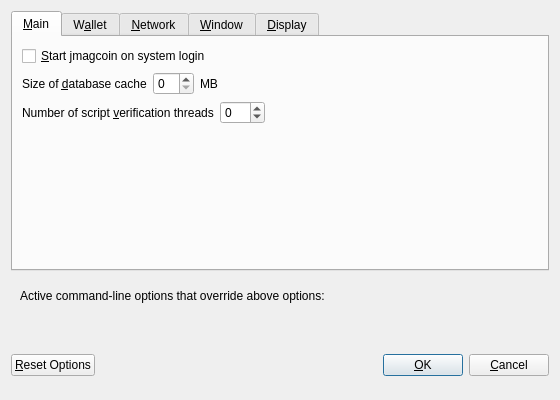
<?xml version="1.0" encoding="UTF-8"?>
<ui version="4.0">
 <class>OptionsDialog</class>
 <widget class="QDialog" name="OptionsDialog">
  <property name="geometry">
   <rect>
    <x>0</x>
    <y>0</y>
    <width>560</width>
    <height>400</height>
   </rect>
  </property>
  <property name="windowTitle">
   <string>Options</string>
  </property>
  <property name="modal">
   <bool>true</bool>
  </property>
  <layout class="QVBoxLayout" name="verticalLayout">
   <item>
    <widget class="QTabWidget" name="tabWidget">
     <property name="currentIndex">
      <number>0</number>
     </property>
     <widget class="QWidget" name="tabMain">
      <attribute name="title">
       <string>&amp;Main</string>
      </attribute>
      <layout class="QVBoxLayout" name="verticalLayout_Main">
       <item>
        <widget class="QCheckBox" name="bitcoinAtStartup">
         <property name="toolTip">
          <string>Automatically start jmagcoin after logging in to the system.</string>
         </property>
         <property name="text">
          <string>&amp;Start jmagcoin on system login</string>
         </property>
        </widget>
       </item>
       <item>
        <layout class="QHBoxLayout" name="horizontalLayout_2_Main">
         <item>
          <widget class="QLabel" name="databaseCacheLabel">
           <property name="text">
            <string>Size of &amp;database cache</string>
           </property>
           <property name="textFormat">
            <enum>Qt::PlainText</enum>
           </property>
           <property name="buddy">
            <cstring>databaseCache</cstring>
           </property>
          </widget>
         </item>
         <item>
          <widget class="QSpinBox" name="databaseCache"/>
         </item>
         <item>
          <widget class="QLabel" name="databaseCacheUnitLabel">
           <property name="text">
            <string>MB</string>
           </property>
           <property name="textFormat">
            <enum>Qt::PlainText</enum>
           </property>
          </widget>
         </item>
         <item>
          <spacer name="horizontalSpacer_2_Main">
           <property name="orientation">
            <enum>Qt::Horizontal</enum>
           </property>
           <property name="sizeHint" stdset="0">
            <size>
             <width>40</width>
             <height>20</height>
            </size>
           </property>
          </spacer>
         </item>
        </layout>
       </item>
       <item>
        <layout class="QHBoxLayout" name="horizontalLayout_3_Main">
         <item>
          <widget class="QLabel" name="threadsScriptVerifLabel">
           <property name="text">
            <string>Number of script &amp;verification threads</string>
           </property>
           <property name="textFormat">
            <enum>Qt::PlainText</enum>
           </property>
           <property name="buddy">
            <cstring>threadsScriptVerif</cstring>
           </property>
          </widget>
         </item>
         <item>
          <widget class="QSpinBox" name="threadsScriptVerif">
           <property name="toolTip">
            <string>Set the number of script verification threads (up to 16, 0 = auto, &lt;0 = leave that many cores free, default: 0)</string>
           </property>
           <property name="minimum">
            <number>-16</number>
           </property>
           <property name="maximum">
            <number>16</number>
           </property>
          </widget>
         </item>
         <item>
          <spacer name="horizontalSpacer_3_Main">
           <property name="orientation">
            <enum>Qt::Horizontal</enum>
           </property>
           <property name="sizeHint" stdset="0">
            <size>
             <width>40</width>
             <height>20</height>
            </size>
           </property>
          </spacer>
         </item>
        </layout>
       </item>
       <item>
        <spacer name="verticalSpacer_Main">
         <property name="orientation">
          <enum>Qt::Vertical</enum>
         </property>
         <property name="sizeHint" stdset="0">
          <size>
           <width>20</width>
           <height>40</height>
          </size>
         </property>
        </spacer>
       </item>
      </layout>
     </widget>
     <widget class="QWidget" name="tabWallet">
      <attribute name="title">
       <string>W&amp;allet</string>
      </attribute>
      <layout class="QVBoxLayout" name="verticalLayout_Wallet">
       <item>
        <widget class="QLabel" name="transactionFeeInfoLabel">
         <property name="text">
          <string>Optional transaction fee per kB that helps make sure your transactions are processed quickly. Most transactions are 1 kB.</string>
         </property>
         <property name="textFormat">
          <enum>Qt::PlainText</enum>
         </property>
         <property name="wordWrap">
          <bool>true</bool>
         </property>
        </widget>
       </item>
       <item>
        <layout class="QHBoxLayout" name="horizontalLayout_1_Wallet">
         <item>
          <widget class="QLabel" name="transactionFeeLabel">
           <property name="text">
            <string>Pay transaction &amp;fee</string>
           </property>
           <property name="textFormat">
            <enum>Qt::PlainText</enum>
           </property>
           <property name="buddy">
            <cstring>transactionFee</cstring>
           </property>
          </widget>
         </item>
         <item>
          <widget class="BitcoinAmountField" name="transactionFee"/>
         </item>
         <item>
          <spacer name="horizontalSpacer_1_Wallet">
           <property name="orientation">
            <enum>Qt::Horizontal</enum>
           </property>
           <property name="sizeHint" stdset="0">
            <size>
             <width>40</width>
             <height>20</height>
            </size>
           </property>
          </spacer>
         </item>
        </layout>
       </item>
       <item>
        <widget class="QLabel" name="spendZeroConfChangeInfoLabel">
         <property name="text">
          <string>If you disable the spending of unconfirmed change, the change from a transaction cannot be used until that transaction has at least one confirmation. This also affects how your balance is computed.</string>
         </property>
         <property name="textFormat">
          <enum>Qt::PlainText</enum>
         </property>
         <property name="wordWrap">
          <bool>true</bool>
         </property>
        </widget>
       </item>
       <item>
        <widget class="QCheckBox" name="spendZeroConfChange">
         <property name="text">
          <string>&amp;Spend unconfirmed change (experts only)</string>
         </property>
        </widget>
       </item>
       <item>
        <spacer name="verticalSpacer_Wallet">
         <property name="orientation">
          <enum>Qt::Vertical</enum>
         </property>
         <property name="sizeHint" stdset="0">
          <size>
           <width>20</width>
           <height>40</height>
          </size>
         </property>
        </spacer>
       </item>
      </layout>
     </widget>
     <widget class="QWidget" name="tabNetwork">
      <attribute name="title">
       <string>&amp;Network</string>
      </attribute>
      <layout class="QVBoxLayout" name="verticalLayout_Network">
       <item>
        <widget class="QCheckBox" name="mapPortUpnp">
         <property name="toolTip">
          <string>Automatically open the jmagcoin client port on the router. This only works when your router supports UPnP and it is enabled.</string>
         </property>
         <property name="text">
          <string>Map port using &amp;UPnP</string>
         </property>
        </widget>
       </item>
       <item>
        <widget class="QCheckBox" name="connectSocks">
         <property name="toolTip">
          <string>Connect to the jmagcoin network through a SOCKS proxy.</string>
         </property>
         <property name="text">
          <string>&amp;Connect through SOCKS proxy (default proxy):</string>
         </property>
        </widget>
       </item>
       <item>
        <layout class="QHBoxLayout" name="horizontalLayout_1_Network">
         <item>
          <widget class="QLabel" name="proxyIpLabel">
           <property name="text">
            <string>Proxy &amp;IP:</string>
           </property>
           <property name="textFormat">
            <enum>Qt::PlainText</enum>
           </property>
           <property name="buddy">
            <cstring>proxyIp</cstring>
           </property>
          </widget>
         </item>
         <item>
          <widget class="QValidatedLineEdit" name="proxyIp">
           <property name="minimumSize">
            <size>
             <width>140</width>
             <height>0</height>
            </size>
           </property>
           <property name="maximumSize">
            <size>
             <width>140</width>
             <height>16777215</height>
            </size>
           </property>
           <property name="toolTip">
            <string>IP address of the proxy (e.g. IPv4: 127.0.0.1 / IPv6: ::1)</string>
           </property>
          </widget>
         </item>
         <item>
          <widget class="QLabel" name="proxyPortLabel">
           <property name="text">
            <string>&amp;Port:</string>
           </property>
           <property name="textFormat">
            <enum>Qt::PlainText</enum>
           </property>
           <property name="buddy">
            <cstring>proxyPort</cstring>
           </property>
          </widget>
         </item>
         <item>
          <widget class="QLineEdit" name="proxyPort">
           <property name="minimumSize">
            <size>
             <width>55</width>
             <height>0</height>
            </size>
           </property>
           <property name="maximumSize">
            <size>
             <width>55</width>
             <height>16777215</height>
            </size>
           </property>
           <property name="toolTip">
            <string>Port of the proxy (e.g. 9050)</string>
           </property>
          </widget>
         </item>
         <item>
          <widget class="QLabel" name="socksVersionLabel">
           <property name="text">
            <string>SOCKS &amp;Version:</string>
           </property>
           <property name="textFormat">
            <enum>Qt::PlainText</enum>
           </property>
           <property name="buddy">
            <cstring>socksVersion</cstring>
           </property>
          </widget>
         </item>
         <item>
          <widget class="QValueComboBox" name="socksVersion">
           <property name="toolTip">
            <string>SOCKS version of the proxy (e.g. 5)</string>
           </property>
          </widget>
         </item>
         <item>
          <spacer name="horizontalSpacer_1_Network">
           <property name="orientation">
            <enum>Qt::Horizontal</enum>
           </property>
           <property name="sizeHint" stdset="0">
            <size>
             <width>40</width>
             <height>20</height>
            </size>
           </property>
          </spacer>
         </item>
        </layout>
       </item>
       <item>
        <spacer name="verticalSpacer_Network">
         <property name="orientation">
          <enum>Qt::Vertical</enum>
         </property>
         <property name="sizeHint" stdset="0">
          <size>
           <width>20</width>
           <height>40</height>
          </size>
         </property>
        </spacer>
       </item>
      </layout>
     </widget>
     <widget class="QWidget" name="tabWindow">
      <attribute name="title">
       <string>&amp;Window</string>
      </attribute>
      <layout class="QVBoxLayout" name="verticalLayout_Window">
       <item>
        <widget class="QCheckBox" name="minimizeToTray">
         <property name="toolTip">
          <string>Show only a tray icon after minimizing the window.</string>
         </property>
         <property name="text">
          <string>&amp;Minimize to the tray instead of the taskbar</string>
         </property>
        </widget>
       </item>
       <item>
        <widget class="QCheckBox" name="minimizeOnClose">
         <property name="toolTip">
          <string>Minimize instead of exit the application when the window is closed. When this option is enabled, the application will be closed only after selecting Quit in the menu.</string>
         </property>
         <property name="text">
          <string>M&amp;inimize on close</string>
         </property>
        </widget>
       </item>
       <item>
        <spacer name="verticalSpacer_Window">
         <property name="orientation">
          <enum>Qt::Vertical</enum>
         </property>
         <property name="sizeHint" stdset="0">
          <size>
           <width>20</width>
           <height>40</height>
          </size>
         </property>
        </spacer>
       </item>
      </layout>
     </widget>
     <widget class="QWidget" name="tabDisplay">
      <attribute name="title">
       <string>&amp;Display</string>
      </attribute>
      <layout class="QVBoxLayout" name="verticalLayout_Display">
       <item>
        <layout class="QHBoxLayout" name="horizontalLayout_1_Display">
         <item>
          <widget class="QLabel" name="langLabel">
           <property name="text">
            <string>User Interface &amp;language:</string>
           </property>
           <property name="textFormat">
            <enum>Qt::PlainText</enum>
           </property>
           <property name="buddy">
            <cstring>lang</cstring>
           </property>
          </widget>
         </item>
         <item>
          <widget class="QValueComboBox" name="lang">
           <property name="toolTip">
            <string>The user interface language can be set here. This setting will take effect after restarting jmagcoin.</string>
           </property>
          </widget>
         </item>
        </layout>
       </item>
       <item>
        <layout class="QHBoxLayout" name="horizontalLayout_2_Display">
         <item>
          <widget class="QLabel" name="unitLabel">
           <property name="text">
            <string>&amp;Unit to show amounts in:</string>
           </property>
           <property name="textFormat">
            <enum>Qt::PlainText</enum>
           </property>
           <property name="buddy">
            <cstring>unit</cstring>
           </property>
          </widget>
         </item>
         <item>
          <widget class="QValueComboBox" name="unit">
           <property name="toolTip">
            <string>Choose the default subdivision unit to show in the interface and when sending coins.</string>
           </property>
          </widget>
         </item>
        </layout>
       </item>
       <item>
        <widget class="QCheckBox" name="displayAddresses">
         <property name="toolTip">
          <string>Whether to show jmagcoin addresses in the transaction list or not.</string>
         </property>
         <property name="text">
          <string>&amp;Display addresses in transaction list</string>
         </property>
        </widget>
       </item>
       <item>
        <widget class="QCheckBox" name="coinControlFeatures">
         <property name="toolTip">
          <string>Whether to show coin control features or not.</string>
         </property>
         <property name="text">
          <string>Display coin &amp;control features (experts only)</string>
         </property>
        </widget>
       </item>
       <item>
        <spacer name="verticalSpacer_Display">
         <property name="orientation">
          <enum>Qt::Vertical</enum>
         </property>
         <property name="sizeHint" stdset="0">
          <size>
           <width>20</width>
           <height>40</height>
          </size>
         </property>
        </spacer>
       </item>
      </layout>
     </widget>
    </widget>
   </item>
   <item>
    <widget class="QFrame" name="frame">
     <layout class="QVBoxLayout" name="verticalLayout_Bottom">
      <item>
       <layout class="QHBoxLayout" name="horizontalLayout_Bottom">
        <item>
         <widget class="QLabel" name="overriddenByCommandLineInfoLabel">
          <property name="text">
           <string>Active command-line options that override above options:</string>
          </property>
          <property name="textFormat">
           <enum>Qt::PlainText</enum>
          </property>
         </widget>
        </item>
        <item>
         <spacer name="horizontalSpacer_Bottom">
          <property name="orientation">
           <enum>Qt::Horizontal</enum>
          </property>
          <property name="sizeHint" stdset="0">
           <size>
            <width>40</width>
            <height>20</height>
           </size>
          </property>
         </spacer>
        </item>
       </layout>
      </item>
      <item>
       <widget class="QLabel" name="overriddenByCommandLineLabel">
        <property name="text">
         <string/>
        </property>
        <property name="textFormat">
         <enum>Qt::PlainText</enum>
        </property>
        <property name="wordWrap">
         <bool>true</bool>
        </property>
       </widget>
      </item>
     </layout>
    </widget>
   </item>
   <item>
    <layout class="QHBoxLayout" name="horizontalLayout_Buttons">
     <item>
      <widget class="QPushButton" name="resetButton">
       <property name="toolTip">
        <string>Reset all client options to default.</string>
       </property>
       <property name="text">
        <string>&amp;Reset Options</string>
       </property>
       <property name="autoDefault">
        <bool>false</bool>
       </property>
      </widget>
     </item>
     <item>
      <spacer name="horizontalSpacer_1">
       <property name="orientation">
        <enum>Qt::Horizontal</enum>
       </property>
       <property name="sizeHint" stdset="0">
        <size>
         <width>40</width>
         <height>48</height>
        </size>
       </property>
      </spacer>
     </item>
     <item>
      <widget class="QLabel" name="statusLabel">
       <property name="minimumSize">
        <size>
         <width>200</width>
         <height>0</height>
        </size>
       </property>
       <property name="font">
        <font>
         <weight>75</weight>
         <bold>true</bold>
        </font>
       </property>
       <property name="text">
        <string/>
       </property>
       <property name="textFormat">
        <enum>Qt::PlainText</enum>
       </property>
       <property name="wordWrap">
        <bool>true</bool>
       </property>
      </widget>
     </item>
     <item>
      <spacer name="horizontalSpacer_2">
       <property name="orientation">
        <enum>Qt::Horizontal</enum>
       </property>
       <property name="sizeHint" stdset="0">
        <size>
         <width>40</width>
         <height>48</height>
        </size>
       </property>
      </spacer>
     </item>
     <item>
      <widget class="QPushButton" name="okButton">
       <property name="text">
        <string>&amp;OK</string>
       </property>
      </widget>
     </item>
     <item>
      <widget class="QPushButton" name="cancelButton">
       <property name="text">
        <string>&amp;Cancel</string>
       </property>
       <property name="autoDefault">
        <bool>false</bool>
       </property>
      </widget>
     </item>
    </layout>
   </item>
  </layout>
 </widget>
 <customwidgets>
  <customwidget>
   <class>BitcoinAmountField</class>
   <extends>QLineEdit</extends>
   <header>bitcoinamountfield.h</header>
   <container>1</container>
  </customwidget>
  <customwidget>
   <class>QValidatedLineEdit</class>
   <extends>QLineEdit</extends>
   <header>qvalidatedlineedit.h</header>
  </customwidget>
  <customwidget>
   <class>QValueComboBox</class>
   <extends>QComboBox</extends>
   <header>qvaluecombobox.h</header>
  </customwidget>
 </customwidgets>
 <resources/>
 <connections/>
</ui>
